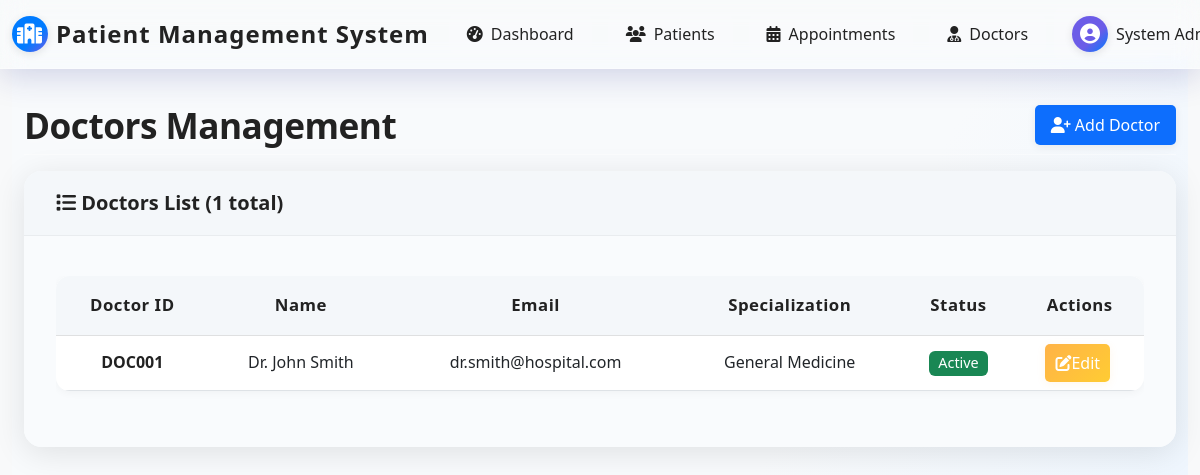
/doctors.php (signed in), run on an earlier commit of the app's database.
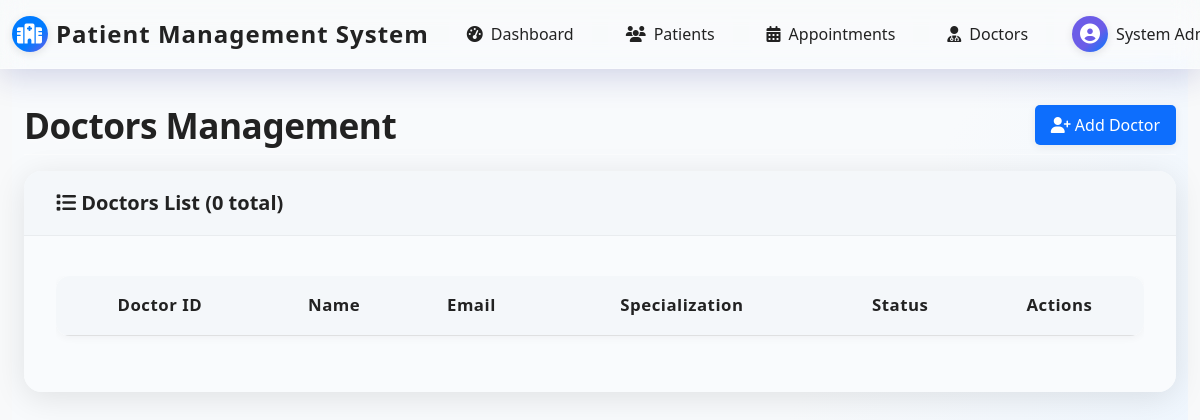
And on a later commit of the database.
### tables this page shows
CREATE TABLE doctors (
    id INT PRIMARY KEY AUTO_INCREMENT,
    user_id INT UNIQUE,
    doctor_id VARCHAR(20) UNIQUE NOT NULL,
    specialization VARCHAR(100) NOT NULL,
    license_number VARCHAR(50) UNIQUE NOT NULL,
    department VARCHAR(100),
    consultation_fee DECIMAL(10,2) DEFAULT 0.00,
    available_days VARCHAR(50),  
    available_time_start TIME,
    available_time_end TIME,
    created_at TIMESTAMP DEFAULT CURRENT_TIMESTAMP,
    FOREIGN KEY (user_id) REFERENCES users(id) ON DELETE CASCADE
);

CREATE TABLE users (
    id INT PRIMARY KEY AUTO_INCREMENT,
    username VARCHAR(50) UNIQUE NOT NULL,
    email VARCHAR(100) UNIQUE NOT NULL,
    password VARCHAR(255) NOT NULL,
    full_name VARCHAR(100) NOT NULL,
    role ENUM('admin', 'doctor', 'nurse', 'receptionist') DEFAULT 'receptionist',
    phone VARCHAR(15),
    address TEXT,
    created_at TIMESTAMP DEFAULT CURRENT_TIMESTAMP,
    updated_at TIMESTAMP DEFAULT CURRENT_TIMESTAMP ON UPDATE CURRENT_TIMESTAMP,
    is_active BOOLEAN DEFAULT TRUE
);

### includes/config.php (called while the page is built, shortened)
<?php
function hasRole($role) {
    return isset($_SESSION['role']) && $_SESSION['role'] === $role;
}
?>

### doctors.php (the view, shortened to what this page needs)
<?php
require_once 'includes/config.php';
$action = $_GET['action'] ?? 'list';
$doctors = [];
try {
    $stmt = $pdo->query("SELECT d.*, u.full_name, u.email, u.is_active FROM doctors d JOIN users u ON d.user_id = u.id ORDER BY u.full_name");
    $doctors = $stmt->fetchAll();
} catch (PDOException $e) {
    $error = 'Error fetching doctors: ' . $e->getMessage();
}
?>
<!DOCTYPE html>
<html lang="en">
<head>
    <link href="https://cdn.jsdelivr.net/npm/bootstrap@5.3.0/dist/css/bootstrap.min.css" rel="stylesheet">
    <link href="https://cdnjs.cloudflare.com/ajax/libs/font-awesome/6.4.0/css/all.min.css" rel="stylesheet">
    <link href="css/style.css" rel="stylesheet">
</head>
<body>
<?php include 'includes/navbar.php'; ?>
<div class="container-fluid">
    <div class="dashboard-wrapper">
        <main class="dashboard-main">
            <div class="d-flex justify-content-between flex-wrap flex-md-nowrap align-items-center pt-3 pb-2 mb-3 border-bottom">
                <h1 class="dashboard-title display-6 fw-bold mb-0 d-flex align-items-center gap-2">
                    Doctors Management
                </h1>
                <div class="btn-toolbar mb-2 mb-md-0">
                    <a href="doctors.php?action=add" class="btn btn-primary">
                        <i class="fas fa-user-plus"></i> Add Doctor
                    </a>
                </div>
            </div>
            <?php if ($action == 'add' || ($action == 'edit' && isset($_GET['id']))): ?>
                <?php
                $edit_doctor = null;
                if ($action == 'edit' && isset($_GET['id'])) {
                    $edit_id = (int)$_GET['id'];
                    $stmt = $pdo->prepare("SELECT d.*, u.full_name, u.username, u.email, u.is_active, u.phone, u.address FROM doctors d JOIN users u ON d.user_id = u.id WHERE d.id = ?");
                    $stmt->execute([$edit_id]);
                    $edit_doctor = $stmt->fetch();
                }
                ?>
                <div class="card mb-4">
                    <div class="card-body">
                        <form method="POST">
                            <div class="mb-3">
                                <label for="full_name" class="form-label">Full Name *</label>
                                <input type="text" class="form-control" id="full_name" name="full_name" required value="<?php echo $edit_doctor ? htmlspecialchars($edit_doctor['full_name']) : ''; ?>">
                            </div>
                            <div class="mb-3">
                                <label for="username" class="form-label">Username *</label>
                                <input type="text" class="form-control" id="username" name="username" required value="<?php echo $edit_doctor ? htmlspecialchars($edit_doctor['username']) : ''; ?>">
                            </div>
                            <?php if ($action == 'edit'): ?>
                            <div class="mb-3">
                                <label for="password" class="form-label">Change Password</label>
                                <input type="password" class="form-control" id="password" name="password" placeholder="Leave blank to keep current password">
                            </div>
                            <?php endif; ?>
                            <div class="mb-3">
                                <label for="email" class="form-label">Email *</label>
                                <input type="email" class="form-control" id="email" name="email" required value="<?php echo $edit_doctor ? htmlspecialchars($edit_doctor['email']) : ''; ?>">
                            </div>
                            <?php if ($action == 'add'): ?>
                            <div class="mb-3">
                                <label for="password" class="form-label">Password *</label>
                                <input type="password" class="form-control" id="password" name="password" required>
                            </div>
                            <?php endif; ?>
                            <div class="mb-3">
                                <label for="specialization" class="form-label">Specialization *</label>
                                <input type="text" class="form-control" id="specialization" name="specialization" required value="<?php echo $edit_doctor ? htmlspecialchars($edit_doctor['specialization']) : ''; ?>">
                            </div>
                            <div class="mb-3">
                                <label for="address" class="form-label">Address *</label>
                                <input type="text" class="form-control" id="address" name="address" required value="<?php echo $edit_doctor ? htmlspecialchars($edit_doctor['address']) : ''; ?>">
                            </div>
                            <div class="mb-3">
                                <label for="phone" class="form-label">Phone Number *</label>
                                <input type="text" class="form-control" id="phone" name="phone" required value="<?php echo $edit_doctor ? htmlspecialchars($edit_doctor['phone']) : ''; ?>">
                            </div>
                            <div class="mb-3">
                                <label for="license_number" class="form-label">License Number *</label>
                                <input type="text" class="form-control" id="license_number" name="license_number" required value="<?php echo $edit_doctor ? htmlspecialchars($edit_doctor['license_number']) : ''; ?>">
                            </div>
                            <div class="mb-3">
                                <label for="consultation_fee" class="form-label">Consultation Fee *</label>
                                <input type="number" step="0.01" class="form-control" id="consultation_fee" name="consultation_fee" required value="<?php echo $edit_doctor ? htmlspecialchars($edit_doctor['consultation_fee']) : ''; ?>">
                            </div>
                            <?php if ($action == 'edit'): ?>
                            <div class="form-check mb-3">
                                <input class="form-check-input" type="checkbox" id="is_active" name="is_active" value="1" <?php echo ($edit_doctor && $edit_doctor['is_active']) ? 'checked' : ''; ?>>
                                <label class="form-check-label" for="is_active">Active</label>
                            </div>
                            <?php endif; ?>
                            <button type="submit" class="btn btn-success">
                                <i class="fas fa-save"></i> <?php echo $action == 'edit' ? 'Update Doctor' : 'Add Doctor'; ?>
                            </button>
                            <a href="doctors.php" class="btn btn-secondary">Cancel</a>
                        </form>
                    </div>
                </div>
            <?php else: ?>
                <div class="card">
                    <div class="card-header">
                        <h5><i class="fas fa-list"></i> Doctors List (<?php echo count($doctors); ?> total)</h5>
                    </div>
                    <div class="card-body">
                        <div class="table-responsive">
                            <table class="table table-hover align-middle text-center">
                                <thead class="table-light">
                                    <tr>
                                        <th>Doctor ID</th>
                                        <th>Name</th>
                                        <th>Email</th>
                                        <th>Specialization</th>
                                        <th>Status</th>
                                        <th>Actions</th>
                                    </tr>
                                </thead>
                                <tbody>
                                    <?php foreach ($doctors as $doctor): ?>
                                    <tr>
                                        <td><strong><?php echo htmlspecialchars($doctor['doctor_id']); ?></strong></td>
                                        <td><?php echo htmlspecialchars($doctor['full_name']); ?></td>
                                        <td><?php echo htmlspecialchars($doctor['email']); ?></td>
                                        <td><?php echo htmlspecialchars($doctor['specialization']); ?></td>
                                        <td>
                                            <?php if ($doctor['is_active']): ?>
                                                <span class="badge bg-success">Active</span>
                                            <?php else: ?>
                                                <span class="badge bg-danger">Inactive</span>
                                            <?php endif; ?>
                                        </td>
                                        <td>
                                            <a href="doctors.php?action=edit&id=<?php echo $doctor['id']; ?>" class="btn btn-warning btn-sm me-1" title="Edit">
                                                <i class="fas fa-edit"></i> Edit
                                            </a>
                                        </td>
                                    </tr>
                                    <?php endforeach; ?>
                                </tbody>
                            </table>
                        </div>
                    </div>
                </div>
            <?php endif; ?>
        </main>
    </div>
</div>
</body>
</html>

### includes/navbar.php (shortened to what this page needs)
<nav class="navbar navbar-expand-lg modern-navbar fixed-top">
    <div class="container-fluid">
        <a class="navbar-brand d-flex align-items-center gap-2" href="dashboard.php">
            <span class="icon-circle bg-gradient-primary text-white"><i class="fas fa-hospital-alt"></i></span>
            <span class="fw-bold fs-4"><?php echo SITE_NAME; ?></span>
        </a>
        <div class="collapse navbar-collapse" id="navbarNav">
            <ul class="navbar-nav me-auto gap-2">
                <li class="nav-item">
                    <a class="nav-link d-flex align-items-center gap-2" href="dashboard.php">
                        <i class="fas fa-tachometer-alt"></i> <span>Dashboard</span>
                    </a>
                </li>
                <li class="nav-item">
                    <a class="nav-link d-flex align-items-center gap-2" href="patients.php">
                        <i class="fas fa-users"></i> <span>Patients</span>
                    </a>
                </li>
                <li class="nav-item">
                    <a class="nav-link d-flex align-items-center gap-2" href="appointments.php">
                        <i class="fas fa-calendar-alt"></i> <span>Appointments</span>
                    </a>
                </li>
                <?php if (hasRole('admin')): ?>
                 <li class="nav-item">
                     <a class="nav-link d-flex align-items-center gap-2" href="doctors.php">
                         <i class="fas fa-user-md"></i> <span>Doctors</span>
                     </a>
                 </li>
                <?php endif; ?>
            </ul>
            <ul class="navbar-nav">
                <li class="nav-item dropdown">
                    <a class="nav-link dropdown-toggle d-flex align-items-center gap-2" href="#" id="userDropdown" role="button" data-bs-toggle="dropdown">
                        <span class="icon-circle bg-gradient-secondary text-white"><i class="fas fa-user-circle"></i></span>
                        <span><?php echo htmlspecialchars($_SESSION['full_name']); ?></span>
                    </a>
                </li>
            </ul>
        </div>
    </div>
</nav>

What changed in the data, as far as the page shows it:
removed doctors: doctor "DOC001", user.full_name "Dr. John Smith", user.email "dr.smith@hospital.com", specialization "General Medicine"
Also different on the page:
count($doctors): "1" → "0"
